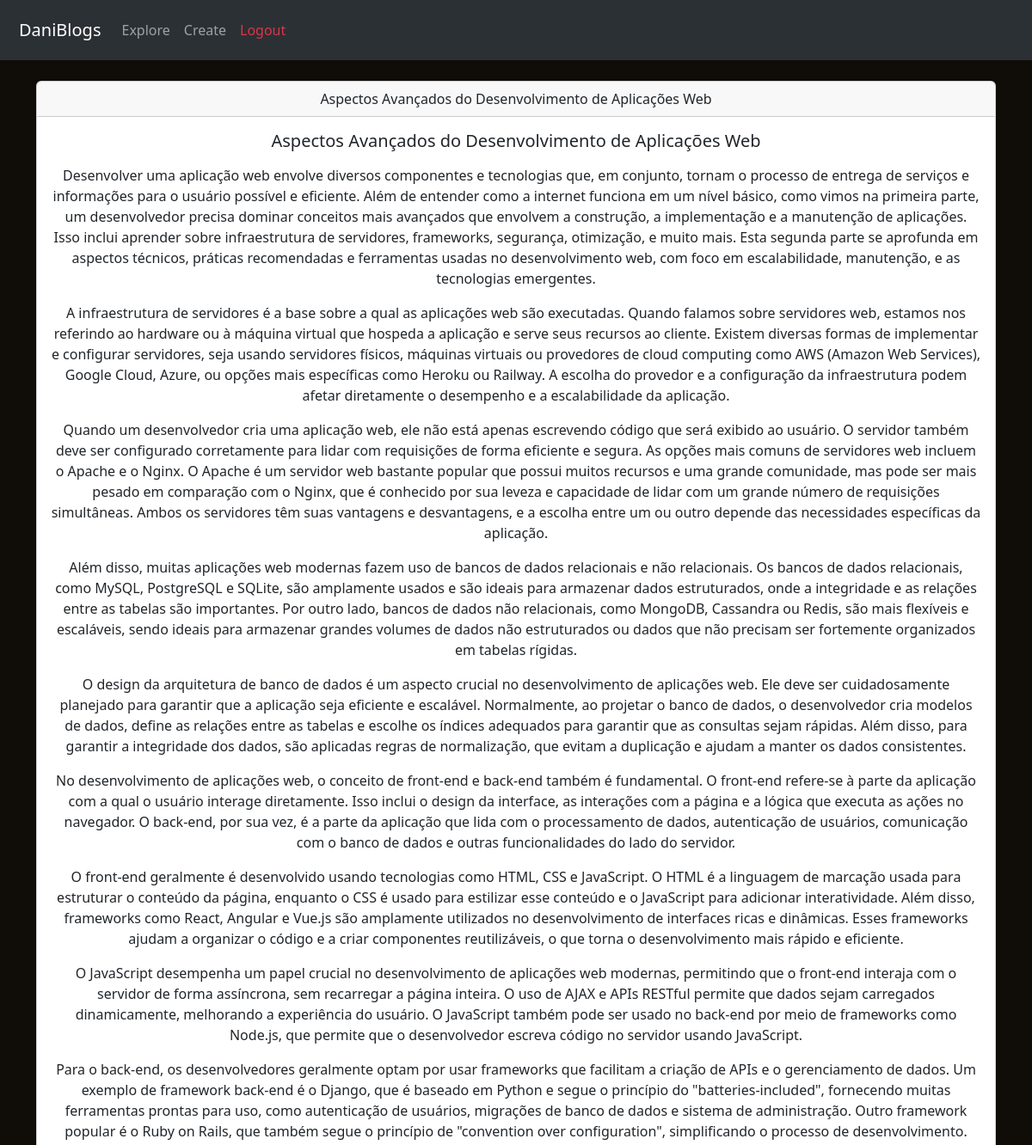
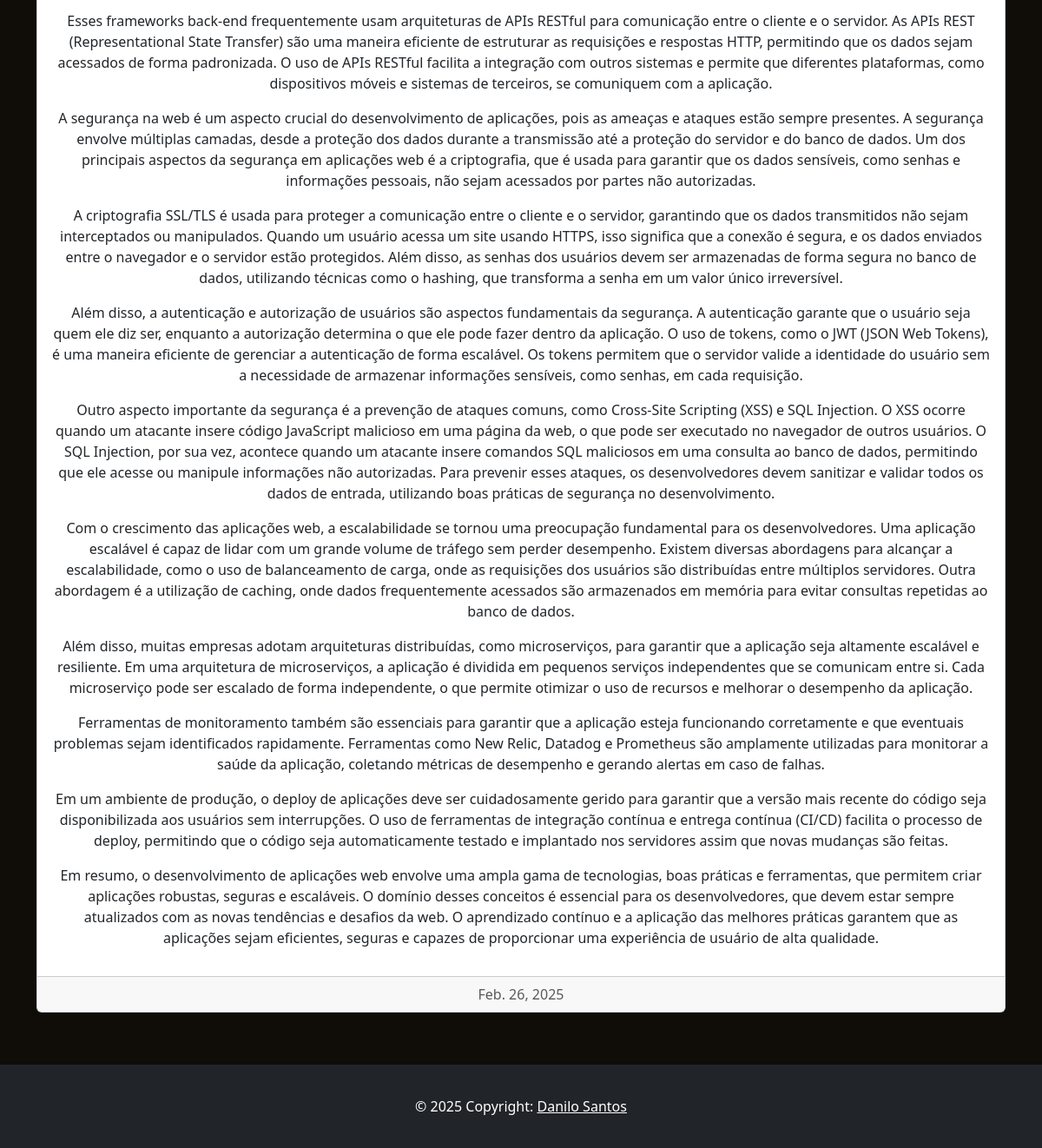
The app's page /post/aspectos-avancados-do-desenvolvimento-de-aplicacoes-web/ (signed in) with its own data (2 pictures, top to bottom).
### blog_app/models.py (models this page shows, shortened)
class Post(models.Model):
    title = models.CharField("Título", max_length=255)
    content = models.TextField("Conteúdo")
    date_published = models.DateField("Data de publicação", auto_now_add=True)
    slug = models.CharField("Slug", max_length=255, unique=True, editable=False)

### blog_app/views.py (the view)
# urls.py: path("post/<slug:slug>/", post_detail, name="post_detail"),
@login_required
def post_detail(request, slug):
    post = get_object_or_404(Post, slug=slug)
    return render(request, "post_details.html", {"post": post})

### blog_app/templates/post_details.html
{% extends "base.html" %}
{% block content %}
  <div class="card text-center" style="margin-bottom:30px;min-height:470px">
    <div class="card-header">
      {{post.title}}
    </div>
    <div class="card-body">
      <h5 class="card-title">{{post.title}}</h5>
      <p class="card-text">
        {% autoescape off %}{{ post.content|linebreaks }}{% endautoescape %}
      </p>
    </div>
    <div class="card-footer text-body-secondary">{{post.date_published}}</div>
  </div>
{% endblock %}

### records on screen
Post: title "Aspectos Avançados do Desenvolvimento de Aplicações Web", content "Desenvolver uma aplicação web envolve diversos componentes e tecnologias que, em conjunto, tornam o processo de entrega de serviços e informações para o usuário possível e eficiente. Além de entender como a internet funciona em um nível básico, como vimos na primeira parte, um desenvolvedor precisa dominar conceitos mais avançados que envolvem a construção, a implementação e a manutenção de aplicações. Isso inclui aprender sobre infraestrutura de servidores, frameworks, segurança, otimização, e muito mais. Esta segunda parte se aprofunda em aspectos técnicos, práticas recomendadas e ferramentas usadas no desenvolvimento web, com foco em escalabilidade, manutenção, e as tecnologias…", date_published "Feb. 26, 2025"
